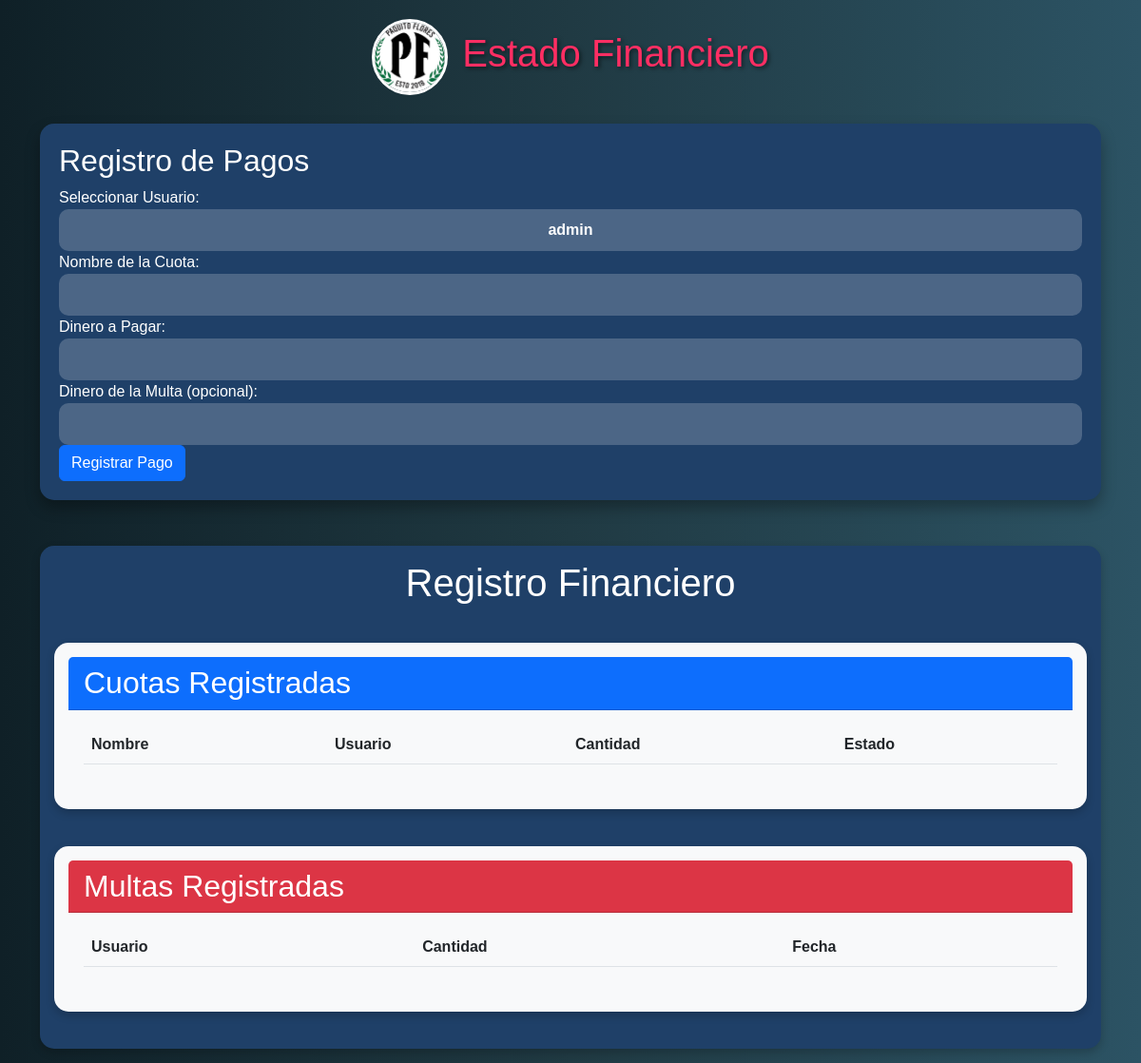
Page /dinero (signed in) on the earlier database version.
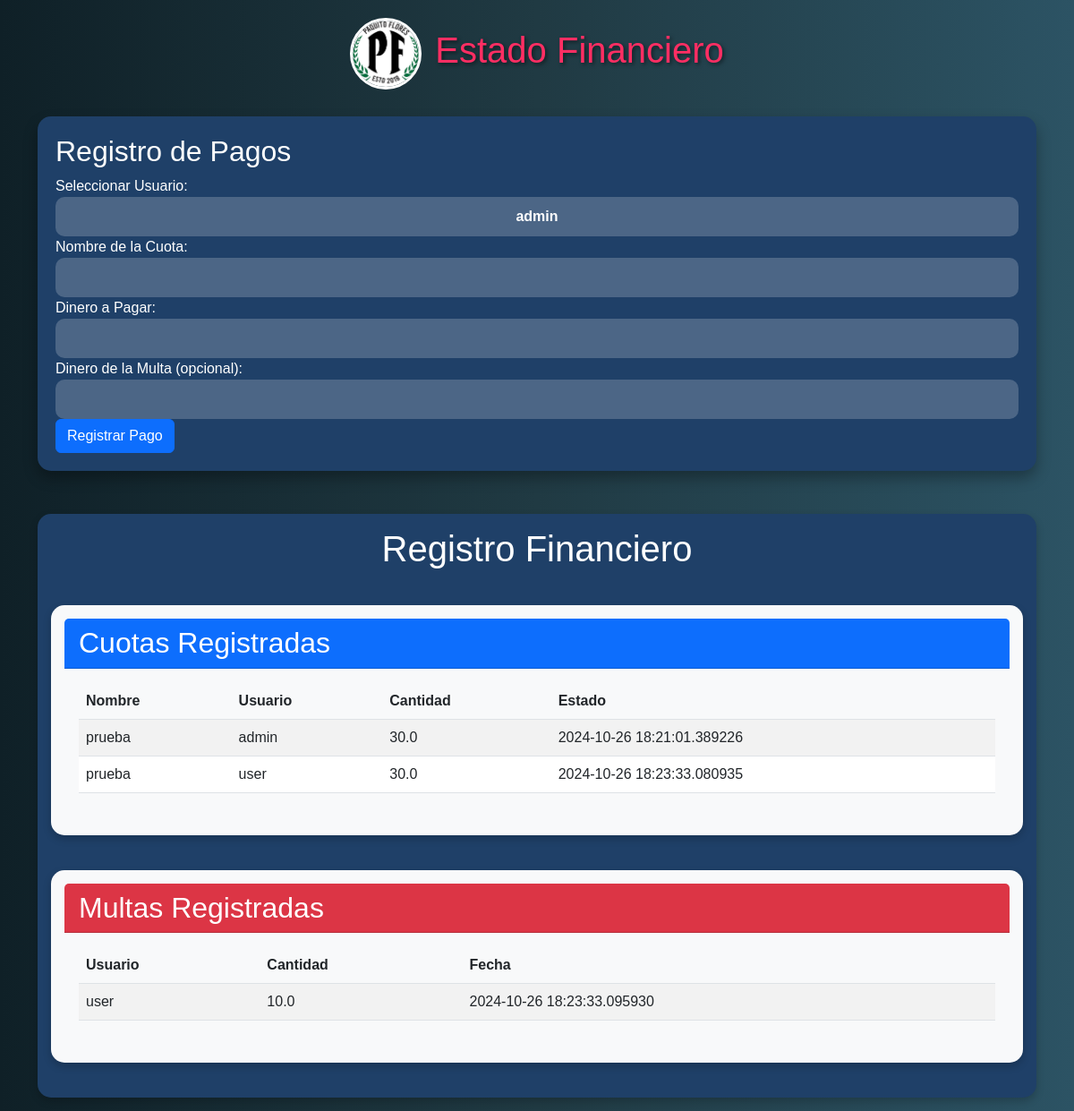
Same page on the later database version.
### src/dbs/db_interface.py (models this page shows)
class Quota(Base):
    __tablename__ = 'cuotas'
    id = Column(Integer, primary_key=True)
    user_id = Column(Integer, ForeignKey('users.id'), nullable=False)
    name = Column(String, nullable=False)  # Nueva columna para el nombre de la cuota
    amount = Column(Float, nullable=False)
    date = Column(DateTime, default=datetime.datetime.utcnow)
    status = Column(String, nullable=False)
    fine_id = Column(Integer, ForeignKey('multas.id'))

class Fine(Base):
    __tablename__ = 'multas'
    id = Column(Integer, primary_key=True)
    user_id = Column(Integer, ForeignKey('users.id'), nullable=False)
    amount = Column(Float, nullable=False)
    quota_id = Column(Integer, ForeignKey('cuotas.id'))  # Nueva relación con la cuota
    date = Column(DateTime, default=datetime.datetime.utcnow)

### src/controllers/dinero.py (the view, shortened to what this page needs)
@dinero_bp.route('/dinero', methods=['GET', 'POST'])
@login_requerido
def dinero():
    cuotas = obtener_cuotas()
    multas = obtener_multas()
    usuarios = obtener_usuarios()  # Función que recupera todos los usuarios
    return render_template('dinero.html', cuotas=cuotas, multas=multas, usuarios=usuarios)
    cuotas = obtener_cuotas()
    multas = obtener_multas()
    return render_template('dinero.html', cuotas=cuotas, multas=multas)

### src/controllers/auth.py (called while the page is built)
def login_requerido(f):
    @wraps(f)
    def decorated_function(*args, **kwargs):
        if 'user_id' not in session:
            flash('Debes iniciar sesión para acceder a esta página.')
            return redirect(url_for('auth.login'))
        return f(*args, **kwargs)
    return decorated_function

### src/dbs/db_interface.py (called while the page is built)
def conectar():
    try:
        conn = sqlite3.connect(db_path)
        return conn
    except sqlite3.Error as e:
        print(f"Error al conectar con la base de datos: {e}")
        return None

def cerrar(conn):
    if conn:
        conn.close()

### src/dbs/db_money.py (called while the page is built)
def obtener_cuotas():
    conn = conectar()
    if conn:
        try:
            cursor = conn.cursor()
            cursor.execute('SELECT * FROM cuotas')
            cuotas = cursor.fetchall()
            return cuotas
        except Exception as e:
            print(f"Error al obtener cuotas: {e}")
        finally:
            cerrar(conn)

def obtener_multas():
    conn = conectar()
    if conn:
        try:
            cursor = conn.cursor()
            cursor.execute('SELECT * FROM multas')
            multas = cursor.fetchall()
            return multas
        except Exception as e:
            print(f"Error al obtener multas: {e}")
        finally:
            cerrar(conn)

### src/dbs/db_user.py (called while the page is built)
def obtener_usuarios():
    conn = conectar()
    if conn:
        try:
            cursor = conn.cursor()
            cursor.execute('SELECT * FROM users')  # Selecciona todos los usuarios
            usuarios = cursor.fetchall()  # Obtén todos los resultados
            return usuarios  # Devuelve la lista de usuarios
        except Exception as e:
            print(f"Error al obtener usuarios: {e}")
            return []  # Devuelve una lista vacía en caso de error
        finally:
            cerrar(conn)  # Asegúrate de cerrar la conexión

### src/templates/dinero.html (shortened to what this page needs)
<!DOCTYPE html>
<html lang="en">
<head>
    <link rel="stylesheet" href="https://cdn.jsdelivr.net/npm/bootstrap@5.3.0-alpha3/dist/css/bootstrap.min.css">
</head>
<body>
    <div class="container">
        <div class="main-title text-center mb-0 d-flex align-items-center " style="display: flex;    margin-bottom: 50px;">
            <div class="logo-container">
                <a href="{{ url_for('index.home') }}">
                    <img src="{{ url_for('static', filename='img/logo.jpg') }}" alt="Logo">
                </a>
            </div>
            <h1 class="text-center">Estado Financiero</h1>
        </div>
        {% if session['user_role'] in ['tesorero', 'administrador'] %}
        <div class="form-container">
            <h2>Registro de Pagos</h2>
            <form method="POST">
                <div class="form-group">
                    <label for="user_id">Seleccionar Usuario:</label>
                    <select name="user_id" id="user_id" class="form-control" required>
                        {% for usuario in usuarios %}
                            <option value="{{ usuario[1] }}">{{ usuario[1] }}</option>
                        {% endfor %}
                    </select>
                </div>
                <div class="form-group">
                    <label for="quota_name">Nombre de la Cuota:</label>
                    <input type="text" name="quota_name" id="quota_name" class="form-control" required>
                </div>
                <div class="form-group">
                    <label for="amount">Dinero a Pagar:</label>
                    <input type="number" name="amount" id="amount" class="form-control" required>
                </div>
                <div class="form-group">
                    <label for="multa_amount">Dinero de la Multa (opcional):</label>
                    <input type="number" name="multa_amount" id="multa_amount" class="form-control">
                </div>
                <button type="submit" class="btn btn-primary">Registrar Pago</button>
            </form>
        </div>
        {% endif %}
        <div class="card mt-5">
            <h1 class="text-center mb-4">Registro Financiero</h1>
            <div class="card card-financiero mb-4">
                <div class="card-header bg-primary text-white">
                    <h2 class="mb-0">Cuotas Registradas</h2>
                </div>
                <div class="card-body">
                    <table class="table table-striped table-hover">
                        <thead>
                            <tr>
                                <th>Nombre</th>
                                <th>Usuario</th>
                                <th>Cantidad</th>
                                <th>Estado</th>
                            </tr>
                        </thead>
                        <tbody>
                            {% for cuota in cuotas %}
                                <tr>
                                    <td>{{ cuota[2] }}</td>
                                    <td>{{ cuota[1] }}</td>
                                    <td>{{ cuota[3] }}</td>
                                    <td>{{ cuota[4] }}</td>
                                </tr>
                            {% endfor %}
                        </tbody>
                    </table>
                </div>
            </div>
            <div th:if="${current_user.role == 'tesorero'}" class="card card-financiero mb-4">
                <div class="card-header bg-danger text-white">
                    <h2 class="mb-0">Multas Registradas</h2>
                </div>
                <div class="card-body">
                    <table class="table table-striped table-hover">
                        <thead>
                            <tr>
                                <th>Usuario</th>
                                <th>Cantidad</th>
                                <th>Fecha</th>
                            </tr>
                        </thead>
                        <tbody>
                            {% for multa in multas %}
                                <tr>
                                    <td>{{ multa[1] }}</td>
                                    <td>{{ multa[2] }}</td>
                                    <td>{{ multa[4] }}</td>
                                </tr>
                            {% endfor %}
                        </tbody>
                    </table>
                </div>
            </div>
        </div>
</body>
</html>

### src/templates/dinero.html (style rules this page uses)
body { background: linear-gradient(to right, #0f2027, #203a43, #2c5364); color: #ffffff; font-family: 'Arial', sans-serif; overflow-x: hidden; display: flex; align-items: center; flex-direction: column; }
.logo-container img { width: 80px; height: 80px; border-radius: 50%; border: 3px solid #ffffff; margin-right: 15px; animation: bounce 2s infinite; }
.container { margin-top: 20px; }
.main-title { text-align: center; margin-bottom: 30px; flex-wrap: nowrap; justify-content: center; text-align: center; display: inline-block; font-size: 2.5rem; color: #ff2e63; font-weight: bold; text-shadow: 2px 2px 4px rgba(0, 0, 0, 0.5); animation: fadeIn 1s ease-in-out; }
.form-container { margin-top: 30px; background-color: #1f4068; border-radius: 15px; padding: 20px; box-shadow: 0 8px 16px rgba(0, 0, 0, 0.3); transition: transform 0.3s, box-shadow 0.3s; margin-bottom: 30px; }
.form-label, .form-control { text-align: center; display: block; color: #ffffff; font-weight: bold; }
.form-control { text-align: center; width: 100%; padding: 10px 0; background: rgba(255, 255, 255, 0.2); border: none; border-radius: 10px; transition: background 0.3s, box-shadow 0.3s; }
.card { background-color: #1f4068; border: none; color: white; transition: transform 0.3s, box-shadow 0.3s; margin: 15px 0; padding: 15px; border-radius: 15px; box-shadow: 0 4px 10px rgba(0, 0, 0, 0.2); }
.card-financiero { background-color: #f8f9fa; border: none; color: white; transition: transform 0.3s, box-shadow 0.3s; margin: 15px 0; padding: 15px; border-radius: 15px; box-shadow: 0 4px 10px rgba(0, 0, 0, 0.2); }
.table th { background-color: #f8f9fa; font-weight: bold; }

Differences in the rows shown:
added Quota: name "prueba", user "admin", amount "30.0", date "2024-10-26 18:21:01.389226"
added Quota: name "prueba", user "user", amount "30.0", date "2024-10-26 18:23:33.080935"
added Fine: user "user", amount "10.0", date "2024-10-26 18:23:33.095930"
